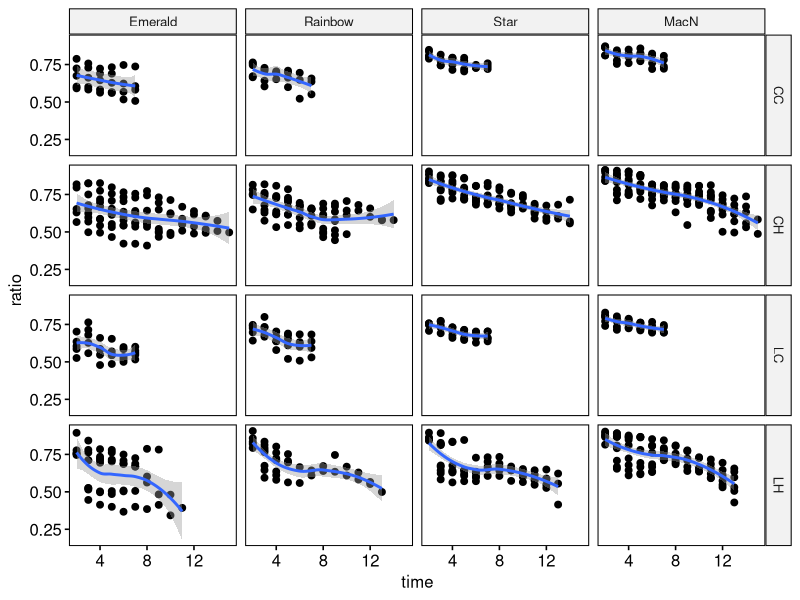
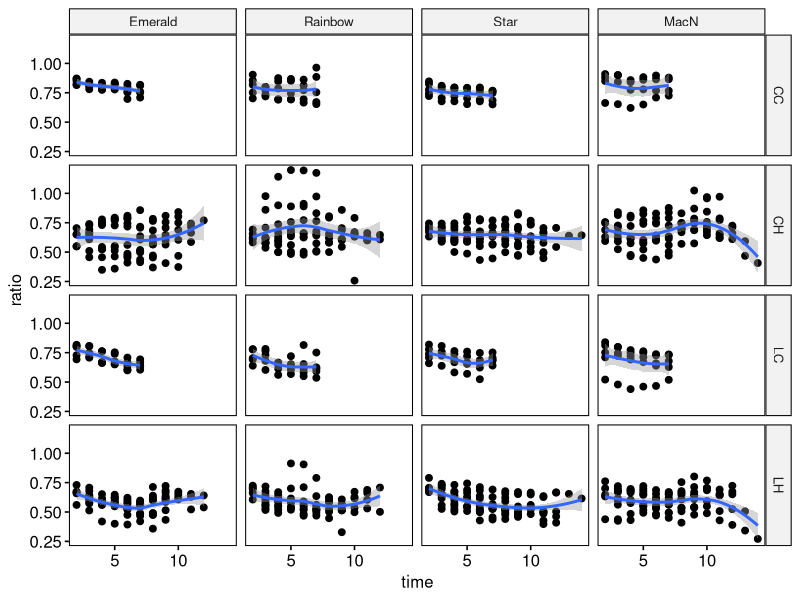

Source code (R) for these figures, in order: (Note: this script raises an error after producing the figures.)
#### packages ####

library(ggplot2)
library(ggpubr)
library(dplyr)
library(tidyr)
library(rstatix)
library(MASS)


#### data import ####

ipam <- read.csv(file="../../data/photosynthesis/urban ipam.csv", head=T)
str(ipam)

# changing genotype numbers to be distinct across sites/species
genotypes <- read.csv(file="../../data/genotype lookup table.csv", head=T)
genotypes

ipam %>%
  inner_join(genotypes, by = "sampleID") -> ipam

# coding factors
ipam$geno <- as.factor(ipam$geno)
ipam$tank <- as.factor(ipam$tank)
ipam$time=factor(ipam$time, levels=c("Initial", "0", "3", "7", "10", "14", "17", "21", "24", "28", "31", "35", "39", "42", "45")) 
ipam$site=factor(ipam$site, levels=c("Emerald", "Rainbow", "Star", "MacN")) 
ipam$treatment=factor(ipam$treatment, levels=c("CC", "CH", "LC", "LH")) 
str(ipam)


#### data normality and assumption testing ####

# subsetting data frames by species
ipam_ofav <- subset(ipam, species=="Ofav")
ipam_ssid <- subset(ipam, species=="Ssid")
str(ipam_ofav)
str(ipam_ssid)

# now removing the initial data points for statistical tests, since they are all '1'
ipam_ofav_sub <- subset(ipam_ofav, ratio!="1")
ipam_ssid_sub <- subset(ipam_ssid, ratio!="1")

# recoding time as numeric for plotting/testing
ipam_ofav_sub$time  = as.numeric(ipam_ofav_sub$time)
ipam_ssid_sub$time  = as.numeric(ipam_ssid_sub$time)
str(ipam_ofav_sub)
str(ipam_ssid_sub)

# scatterplots of measurements through time for factors
pdf("../../outputs/photosynthesis/urban ipam ofav normality.pdf")
ggscatter(
  ipam_ofav_sub, x = "time", y = "ratio",
  facet.by  = c("treatment", "site")) +
  geom_smooth(formula = y ~ x, method = "loess", span = 0.9)
dev.off()

pdf("../../outputs/photosynthesis/urban ipam ssid normality.pdf")
ggscatter(
  ipam_ssid_sub, x = "time", y = "ratio",
  facet.by  = c("treatment", "site")) +
  geom_smooth(formula = y ~ x, method = "loess", span = 0.9)
dev.off()
# somewhat linear decline in all combinations of site + treatment over time

# testing for homogeneity of regression slopes
# check that interaction terms with covariable (time) are not significant
ipam_ofav_sub %>%
  anova_test(
    ratio ~ time + treatment + site + 
      treatment*site + time*treatment +
      time*site + time*site*treatment 
  )
# all time interactions nonsignificant

ipam_ssid_sub %>%
  anova_test(
    ratio ~ time + treatment + site + 
      treatment*site + time*treatment +
      time*site + time*site*treatment
  )
# time:treatment interaction significant

# normality of residuals
ofav_model <- lm(ratio ~ time + treatment*site, data = ipam_ofav_sub)
ofav_model_metrics <- augment(ofav_model)

ssid_model <- lm(ratio ~ time + treatment*site, data = ipam_ssid_sub)
ssid_model_metrics <- augment(ssid_model)

# assess normality of residuals using Shapiro-Wilk test
shapiro_test(ofav_model_metrics$.resid)
shapiro_test(ssid_model_metrics$.resid)
# both significant

# assess homogeneity of variances using Levene's Test
levene_test(.resid ~ treatment*site, data = ofav_model_metrics)
levene_test(.resid ~ treatment*site, data = ssid_model_metrics)
# both significant

# identifying outliers
ofav_model_metrics %>% 
  filter(abs(.std.resid) > 3) -> ofav_outliers
ssid_model_metrics %>% 
  filter(abs(.std.resid) > 3) -> ssid_outliers

# remove outliers if needed
ipam_ofav_sub <- ipam_ofav_sub[!rownames(ipam_ofav_sub) %in% ofav_outliers$.rownames,]
ipam_ssid_sub <- ipam_ssid_sub[!rownames(ipam_ssid_sub) %in% ssid_outliers$.rownames,]

#### ANCOVA ####

ofav_aov <- ipam_ofav_sub %>% 
  anova_test(ratio ~ time + treatment*site)
get_anova_table(ofav_aov) # all factors and treatment:site interaction significant
capture.output(get_anova_table(ofav_aov), file = "../../outputs/photosynthesis/urban ipam ofav ancova.txt")

ssid_aov <- ipam_ssid_sub %>% 
  anova_test(ratio ~ time + treatment*site)
get_anova_table(ssid_aov) # all factors and treatment:site interaction significant
capture.output(get_anova_table(ssid_aov), file = "../../outputs/photosynthesis/urban ipam ssid ancova.txt")


#### subsetting for controls ####

ipam_ofav %>%
  filter(time!="Initial") %>%
  mutate(time = as.character(time)) %>%
  mutate(time = as.numeric(time)) %>%
  filter(time<21) -> ipam_ofav_control

ipam_ssid %>%
  filter(time!="Initial") %>%
  mutate(time = as.character(time)) %>%
  mutate(time = as.numeric(time)) %>%
  filter(time<21) -> ipam_ssid_control

ggscatter(
  ipam_ofav_control, x = "time", y = "ratio",
  facet.by  = c("treatment", "site")) +
  geom_smooth(formula = y ~ x, method = "loess", span = 0.9)

ggscatter(
  ipam_ofav_control, x = "time", y = "ratio",
  facet.by  = c("treatment", "site")) +
  geom_smooth(formula = y ~ x, method = "loess", span = 0.9)
# somewhat linear decline in all combinations of site + treatment over time

# testing for homogeneity of regression slopes
# check that interaction terms with covariable (time) are not signficant
ipam_ofav_control %>%
  anova_test(
    ratio ~ time + treatment + site + 
      treatment*site + time*treatment +
      time*site + time*site*treatment
  )
# all time interactions nonsignificant

ipam_ssid_control %>%
  anova_test(
    ratio ~ time + treatment + site + 
      treatment*site + time*treatment +
      time*site + time*site*treatment
  )
# time:treatment interaction significant

# normality of residuals
ofav_model_control <- lm(ratio ~ time + treatment*site, data = ipam_ofav_control)
ofav_model_control_metrics <- augment(ofav_model_control)

ssid_model_control <- lm(ratio ~ time + treatment*site, data = ipam_ssid_control)
ssid_model_control_metrics <- augment(ssid_model_control) 

# assess normality of residuals using Shapiro-Wilk test
shapiro_test(ofav_model_control_metrics$.resid)
shapiro_test(ssid_model_control_metrics$.resid)
# both significant

# assess homogeneity of variances using Levene's Test
levene_test(.resid ~ treatment*site, data = ofav_model_control_metrics)
levene_test(.resid ~ treatment*site, data = ssid_model_control_metrics)
# both significant

# identifying outliers
ofav_model_control_metrics %>% 
  filter(abs(.std.resid) > 3) -> ofav_control_outliers
ssid_model_control_metrics %>% 
  filter(abs(.std.resid) > 3) -> ssid_control_outliers

# remove outliers
ipam_ofav_control <- ipam_ofav_control[!rownames(ipam_ofav_control) %in% ofav_control_outliers$.rownames,]
ipam_ssid_control <- ipam_ssid_control[!rownames(ipam_ssid_control) %in% ssid_control_outliers$.rownames,]

#### ANCOVA with controls ####

ofav_control_aov <- ipam_ofav_control %>% 
  anova_test(ratio ~ time + treatment*site)
get_anova_table(ofav_control_aov) # all factors and treatment:site interaction significant
capture.output(get_anova_table(ofav_control_aov), file = "../../outputs/photosynthesis/urban ipam ofav controls ancova.txt")

ssid_control_aov <- ipam_ssid_control %>% 
  anova_test(ratio ~ time + treatment*site)
get_anova_table(ssid_control_aov) # time and treatment significant
capture.output(get_anova_table(ssid_control_aov), file = "../../outputs/photosynthesis/urban ipam ssid controls ancova.txt")


#### subsetting for heat ####

ipam_ofav %>%
  filter(time!="Initial") %>%
  mutate(time = as.character(time)) %>%
  mutate(time = as.numeric(time)) %>%
  filter(temp!="control temp") -> ipam_ofav_heat

ipam_ssid %>%
  filter(time!="Initial") %>%
  mutate(time = as.character(time)) %>%
  mutate(time = as.numeric(time)) %>%
  filter(temp!="control temp") -> ipam_ssid_heat

ggscatter(
  ipam_ofav_heat, x = "time", y = "ratio",
  facet.by  = c("treatment", "site")) +
  geom_smooth(formula = y ~ x, method = "loess", span = 0.9)

ggscatter(
  ipam_ofav_heat, x = "time", y = "ratio",
  facet.by  = c("treatment", "site")) +
  geom_smooth(formula = y ~ x, method = "loess", span = 0.9)
# somewhat linear decline in all combinations of site + treatment over time

# testing for homogeneity of regression slopes
# check that interaction terms with covariable (time) are not signficant
ipam_ofav_heat %>%
  anova_test(
    ratio ~ time + treatment + site + 
      treatment*site + time*treatment +
      time*site + time*site*treatment
  )
# time:treatment interaction significant

ipam_ssid_heat %>%
  anova_test(
    ratio ~ time + treatment + site + 
      treatment*site + time*treatment +
      time*site + time*site*treatment
  )
# time:treatment interaction significant

# normality of residuals
ofav_model_heat <- lm(ratio ~ time + treatment*site, data = ipam_ofav_heat)
ofav_model_heat_metrics <- augment(ofav_model_heat)

ssid_model_heat <- lm(ratio ~ time + treatment*site, data = ipam_ssid_heat)
ssid_model_heat_metrics <- augment(ssid_model_heat)

# assess normality of residuals using Shapiro-Wilk test
shapiro_test(ofav_model_heat_metrics$.resid)
shapiro_test(ssid_model_heat_metrics$.resid)
# both significant

# assess homogeneity of variances using Levene's Test
levene_test(.resid ~ treatment*site, data = ofav_model_heat_metrics)
levene_test(.resid ~ treatment*site, data = ssid_model_heat_metrics)
# both significant

# identifying outliers
ofav_model_heat_metrics %>% 
  filter(abs(.std.resid) > 3) -> ofav_heat_outliers
ssid_model_heat_metrics %>% 
  filter(abs(.std.resid) > 3) -> ssid_heat_outliers

# remove outliers
# ipam_ofav_heat <- ipam_ofav_heat[!rownames(ipam_ofav_heat) %in% ofav_heat_outliers$.rownames,]
ipam_ssid_heat <- ipam_ssid_heat[!rownames(ipam_ssid_heat) %in% ssid_heat_outliers$.rownames,]

#### ANCOVA with heat ####

ofav_heat_aov <- ipam_ofav_heat %>% 
  anova_test(ratio ~ time + treatment*site)
get_anova_table(ofav_heat_aov) # all factors and treatment:site interaction significant
capture.output(get_anova_table(ofav_heat_aov), file = "../../outputs/photosynthesis/urban ipam ofav heat ancova.txt")

ssid_heat_aov <- ipam_ssid_heat %>% 
  anova_test(ratio ~ time + treatment*site)
get_anova_table(ssid_heat_aov) # time, treatment, and site significant
capture.output(get_anova_table(ssid_heat_aov), file = "../../outputs/photosynthesis/urban ipam ssid heat ancova.txt")


#### boxplots by species ####
fill.color<-c("#018571","#80cdc1","#dfc27d","#a6611a")

# creating dummy variables for stats labels on plots
ofav_control_time <- data.frame(time = 10,ratio = 1,lab = "time: F1,563=146.7, p<0.001*", pH = "low pH", temp="control temp")
ofav_control_treat <- data.frame(time = 10,ratio = 1,lab = "treat: F3,563=15.7, p<0.001*", pH = "low pH", temp="control temp")
ofav_control_site <- data.frame(time = 10,ratio = 1,lab = "site: F3,563=134.0, p<0.001*", pH = "low pH", temp="control temp")
ofav_control_int <- data.frame(time = 10,ratio = 1,lab = "int: F9,563=4.6, p<0.001*", pH = "low pH", temp="control temp")
ofav_heat_time <- data.frame(time = 10,ratio = 1,lab = "time: F1,594=348.6, p<0.001*", pH = "low pH", temp="high temp")
ofav_heat_treat <- data.frame(time = 10,ratio = 1,lab = "treat: F1,594=21.0, p<0.001*", pH = "low pH", temp="high temp")
ofav_heat_site <- data.frame(time = 10,ratio = 1,lab = "site: F3,594=98.7, p<0.001*", pH = "low pH", temp="high temp")
ofav_heat_int <- data.frame(time = 10,ratio = 1,lab = "int: F3,594=9.0, p<0.001*", pH = "low pH", temp="high temp")


# line plot
ofav <- ggplot(ipam_ofav, aes(x = time, y = ratio, color = site, group = site)) +
  stat_summary(fun = mean, geom = "line", size = 0.75) +
  stat_summary(fun = mean, geom = "point", size = 2) +
  stat_summary(fun.data = mean_se, geom = "errorbar", width = 0.2) +
  facet_grid(temp ~ pH) +
  scale_color_manual(values = fill.color) +
  labs(title = "Ofav", x = "Day", y = "Proportional Fv/Fm", color = "Site") +
  theme_pubr(legend = "bottom") +
  geom_text(data = ofav_control_time, aes(x = 12.5, y = 1, label = lab), inherit.aes = FALSE) +
  geom_text(data = ofav_control_treat, aes(x = 12.5, y = 0.925, label = lab), inherit.aes = FALSE) +
  geom_text(data = ofav_control_site, aes(x = 12.5, y = 0.85, label = lab), inherit.aes = FALSE) +
  geom_text(data = ofav_control_int, aes(x = 12.5, y = 0.775, label = lab), inherit.aes = FALSE) +
  geom_text(data = ofav_heat_time, aes(x = 12.5, y = 1, label = lab), inherit.aes = FALSE) +
  geom_text(data = ofav_heat_treat, aes(x = 12.5, y = 0.925, label = lab), inherit.aes = FALSE) +
  geom_text(data = ofav_heat_site, aes(x = 12.5, y = 0.85, label = lab), inherit.aes = FALSE) +
  geom_text(data = ofav_heat_int, aes(x = 12.5, y = 0.775, label = lab), inherit.aes = FALSE)
ofav

ggsave("../../outputs/photosynthesis/urban ipam ofav.pdf", ofav, width=12, height=6,dpi = 300)

# creating dummy variables for stats labels on plots
ssid_control_time <- data.frame(time = 10,ratio = 1,lab = "time: F1,644=35.0, p<0.001*", pH = "low pH", temp="control temp")
ssid_control_treat <- data.frame(time = 10,ratio = 1,lab = "treat: F3,644=115.1, p<0.001*", pH = "low pH", temp="control temp")
ssid_control_site <- data.frame(time = 10,ratio = 1,lab = "site: F3,644=1.4, p=0.24", pH = "low pH", temp="control temp")
ssid_heat_time <- data.frame(time = 10,ratio = 1,lab = "time: F1,697=6.7, p=0.01*", pH = "low pH", temp="high temp")
ssid_heat_treat <- data.frame(time = 10,ratio = 1,lab = "treat: F1,697=76.1, p<0.001*", pH = "low pH", temp="high temp")
ssid_heat_site <- data.frame(time = 10,ratio = 1,lab = "site: F3,697=5.2, p=0.001*", pH = "low pH", temp="high temp")

# line plot
ssid <- ggplot(ipam_ssid, aes(x = time, y = ratio, color = site, group = site)) +
  stat_summary(fun = mean, geom = "line", size = 0.75) +
  stat_summary(fun = mean, geom = "point", size = 2) +
  stat_summary(fun.data = mean_se, geom = "errorbar", width = 0.2) +
  facet_grid(temp ~ pH) +
  scale_color_manual(values = fill.color) +
  labs(title = "Ssid", x = "Day", y = "Proportional Fv/Fm", color = "Site") +
  theme_pubr(legend = "bottom") +
  geom_text(data = ssid_control_time, aes(x = 12.5, y = 1, label = lab), inherit.aes = FALSE) +
  geom_text(data = ssid_control_treat, aes(x = 12.5, y = 0.9, label = lab), inherit.aes = FALSE) +
  geom_text(data = ssid_control_site, aes(x = 12.5, y = 0.8, label = lab), inherit.aes = FALSE) +
  geom_text(data = ssid_heat_time, aes(x = 12.5, y = 1, label = lab), inherit.aes = FALSE) +
  geom_text(data = ssid_heat_treat, aes(x = 12.5, y = 0.9, label = lab), inherit.aes = FALSE) +
  geom_text(data = ssid_heat_site, aes(x = 12.5, y = 0.8, label = lab), inherit.aes = FALSE)
ssid

ggsave("../../outputs/photosynthesis/urban ipam ssid.pdf", ssid, width=12, height=6,dpi = 300)
